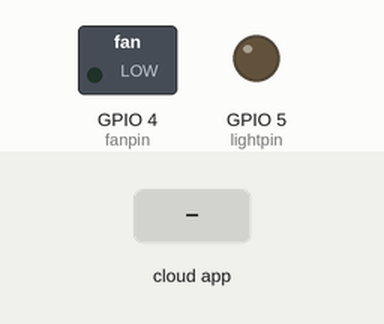
A sketch run on a simulated ESP8266 (NodeMCU). Parts: switched loads named in the sketch (green lamp = pin HIGH), output pins drawn as LEDs (lit = HIGH). Inputs (shaded band) come from the test bench. WiFi joins after 1.5 s; servers stay silent unless stated; no MQTT or app messages arrive unless stated; what the sketch prints to the serial monitor is not drawn.

Above: at 2.7 s.
2.8 s: the phone or cloud app sets light to 0
At 3.9 s:
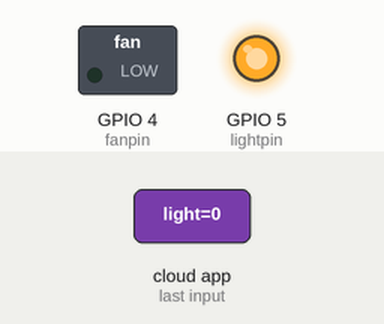
4.3 s: the phone or cloud app sets fan to 1
At 4.9 s:
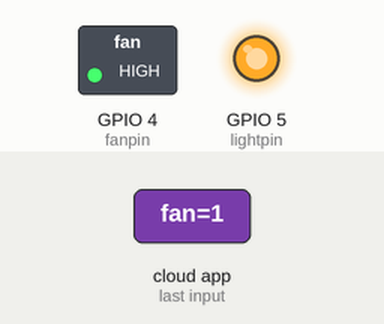
5.8 s: the phone or cloud app sets light to 1
At 7.0 s:
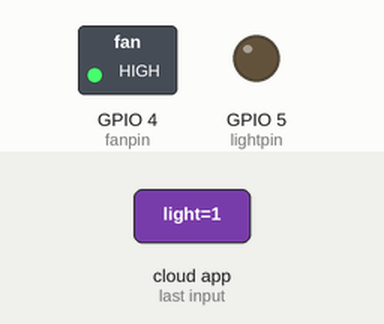
7.3 s: the phone or cloud app sets fan to 0
At 8.0 s:
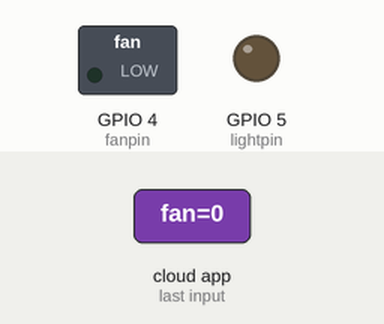
Timing chart, 0 to 9.8 s (numbered marks = the images above; inputs shaded):
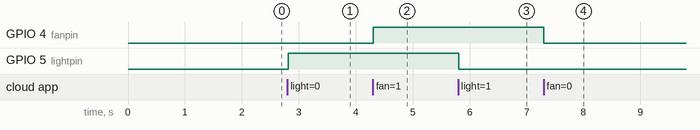

The sketch:

adafruit_io_nodeMCU_momentary.ino
```cpp
#include <ESP8266WiFi.h>
#include "Adafruit_MQTT.h"
#include "Adafruit_MQTT_Client.h"

#define WLAN_SSID       "Cortana"
#define WLAN_PASS       "daddy@6T7"

#define AIO_SERVER      "io.adafruit.com"
#define AIO_SERVERPORT  1883
#define AIO_USERNAME    "username"
#define AIO_KEY         "auth_code"


WiFiClient client;

Adafruit_MQTT_Client mqtt(&client, AIO_SERVER, AIO_SERVERPORT, AIO_USERNAME, AIO_KEY);
Adafruit_MQTT_Subscribe relay1 = Adafruit_MQTT_Subscribe(&mqtt, AIO_USERNAME "/feeds/light");
Adafruit_MQTT_Subscribe relay2 = Adafruit_MQTT_Subscribe(&mqtt, AIO_USERNAME "/feeds/fan");

int lightpin = 5;
int lightstate = LOW;
int fanpin = 4;
int fanstate = LOW;
void MQTT_connect();


void setup() {
  Serial.begin(115200);
  delay(10);

  Serial.println(F("Adafruit MQTT demo"));

  Serial.println(); Serial.println();
  Serial.print("Connecting to ");
  Serial.println(WLAN_SSID);

  WiFi.begin(WLAN_SSID, WLAN_PASS);
  while (WiFi.status() != WL_CONNECTED) {
    delay(500);
    Serial.print(".");
  }
  Serial.println();

  Serial.println("WiFi connected");
  Serial.println("IP address: "); Serial.println(WiFi.localIP());

  mqtt.subscribe(&relay1);
  mqtt.subscribe(&relay2);
pinMode(lightpin, OUTPUT);
pinMode(fanpin, OUTPUT);

}

uint32_t x=0;

void loop() {

  MQTT_connect();


  Adafruit_MQTT_Subscribe *subscription;
  while ((subscription = mqtt.readSubscription(5000))) {
    if (subscription == &relay1) {
      Serial.print(F("Got: "));
      Serial.println((char *)relay1.lastread);
      lightstate = !lightstate;
        digitalWrite(lightpin, lightstate);


    }
    if (subscription == &relay2) {
      Serial.print(F("Got: "));
      Serial.println((char *)relay2.lastread);
      fanstate = !fanstate;
        digitalWrite(fanpin, fanstate);
    }
  }
}


void MQTT_connect() {
  int8_t ret;

  if (mqtt.connected()) {
    return;
  }

  Serial.print("Connecting to MQTT... ");

  uint8_t retries = 3;
  while ((ret = mqtt.connect()) != 0) {

       Serial.println(mqtt.connectErrorString(ret));
       Serial.println("Retrying MQTT connection in 5 seconds...");
       mqtt.disconnect();
       delay(5000);
       retries--;
       if (retries == 0) {
         while (1);
       }
  }
  Serial.println("MQTT Connected!");
}
```

Measured:
- after the input at 2.8 s, GPIO 5 (lightpin): LOW → HIGH at once
- after the input at 4.3 s, GPIO 4 (fanpin): LOW → HIGH at once
- after the input at 5.8 s, GPIO 5 (lightpin): HIGH → LOW at once
- after the input at 7.3 s, GPIO 4 (fanpin): HIGH → LOW at once
